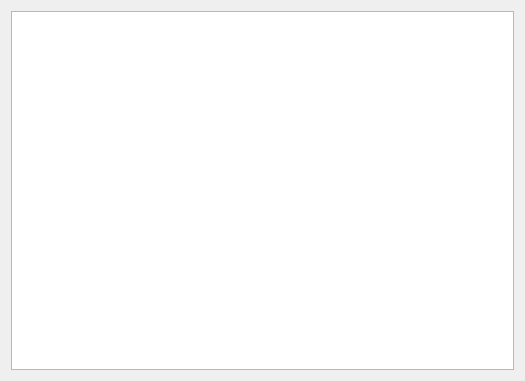
<?xml version="1.0" encoding="UTF-8"?>
<ui version="4.0">
 <class>Form</class>
 <widget class="QWidget" name="Form">
  <property name="geometry">
   <rect>
    <x>0</x>
    <y>0</y>
    <width>525</width>
    <height>381</height>
   </rect>
  </property>
  <property name="windowTitle">
   <string>Complex Waveform</string>
  </property>
  <layout class="QVBoxLayout" name="verticalLayout">
   <item>
    <widget class="PyDMWaveformPlot" name="PyDMWaveformPlot">
     <property name="toolTip">
      <string/>
     </property>
     <property name="showXGrid">
      <bool>true</bool>
     </property>
     <property name="showYGrid">
      <bool>true</bool>
     </property>
     <property name="axisColor">
      <color>
       <red>211</red>
       <green>211</green>
       <blue>211</blue>
      </color>
     </property>
     <property name="title" stdset="0">
      <string>Complex Waveform Ch ${N}</string>
     </property>
     <property name="curves">
      <stringlist>
       <string>{&quot;y_channel&quot;: &quot;ca://${DEVICE}:ICPXWND${N}&quot;, &quot;x_channel&quot;: null, &quot;name&quot;: &quot;&quot;, &quot;color&quot;: &quot;#ff557f&quot;, &quot;lineStyle&quot;: 1, &quot;lineWidth&quot;: 1, &quot;symbol&quot;: null, &quot;symbolSize&quot;: 10, &quot;redraw_mode&quot;: 2}</string>
       <string>{&quot;y_channel&quot;: &quot;ca://${DEVICE}:QCPXWND${N}&quot;, &quot;x_channel&quot;: null, &quot;name&quot;: &quot;&quot;, &quot;color&quot;: &quot;#5500ff&quot;, &quot;lineStyle&quot;: 1, &quot;lineWidth&quot;: 1, &quot;symbol&quot;: null, &quot;symbolSize&quot;: 10, &quot;redraw_mode&quot;: 2}</string>
      </stringlist>
     </property>
    </widget>
   </item>
  </layout>
 </widget>
 <customwidgets>
  <customwidget>
   <class>PyDMWaveformPlot</class>
   <extends>QGraphicsView</extends>
   <header>pydm.widgets.waveformplot</header>
  </customwidget>
 </customwidgets>
 <resources/>
 <connections/>
</ui>
